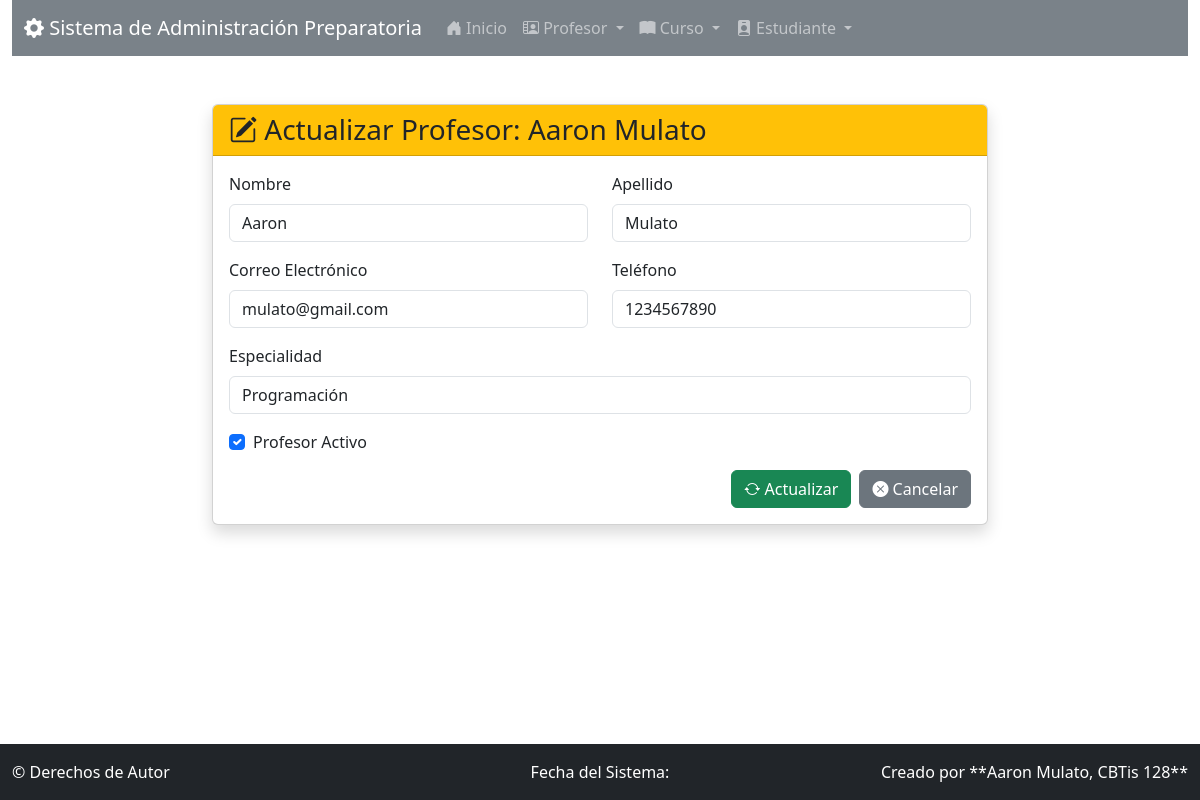
The page /profesor/actualizar/1/ on the database its author committed.
### app_Preparatoria/models.py (models this page shows, shortened)
class Profesor(models.Model):
    nombre_profesor = models.CharField(max_length=50, unique=True)
    apellido_profesor = models.CharField(max_length=50, unique=True)
    correo_profesor = models.EmailField(max_length=100)
    telefono = models.CharField(max_length=15)
    especialidad = models.CharField(max_length=50, default="")
    fecha_contratacion = models.DateField(auto_now_add=True)
    activo = models.BooleanField(default=True)

### app_Preparatoria/views.py (the view)
# urls.py: path('profesor/actualizar/<int:profesor_id>/', views.actualizar_profesor, name='actualizar_profesor'),
def actualizar_profesor(request, profesor_id):
    profesor = get_object_or_404(Profesor, pk=profesor_id)
    context = {'profesor': profesor}
    return render(request, 'profesor/actualizar_profesor.html', context)

### app_Preparatoria/templates/profesor/actualizar_profesor.html (shortened to what this page needs)
{% extends 'base.html' %}
{% block content %}
<div class="row justify-content-center">
    <div class="col-md-8">
        <div class="card shadow">
            <div class="card-header bg-warning text-dark">
                <h3 class="mb-0"><i class="bi bi-pencil-square"></i> Actualizar Profesor: {{ profesor.nombre_profesor }} {{ profesor.apellido_profesor }}</h3>
            </div>
            <div class="card-body">
                <form method="POST" action="{% url 'realizar_actualizacion_profesor' profesor.id %}">
                    <div class="row mb-3">
                        <div class="col-md-6">
                            <label for="nombre_profesor" class="form-label">Nombre</label>
                            <input type="text" class="form-control" id="nombre_profesor" name="nombre_profesor" value="{{ profesor.nombre_profesor }}" required>
                        </div>
                        <div class="col-md-6">
                            <label for="apellido_profesor" class="form-label">Apellido</label>
                            <input type="text" class="form-control" id="apellido_profesor" name="apellido_profesor" value="{{ profesor.apellido_profesor }}" required>
                        </div>
                    </div>
                    <div class="row mb-3">
                        <div class="col-md-6">
                            <label for="correo_profesor" class="form-label">Correo Electrónico</label>
                            <input type="email" class="form-control" id="correo_profesor" name="correo_profesor" value="{{ profesor.correo_profesor }}" required>
                        </div>
                        <div class="col-md-6">
                            <label for="telefono" class="form-label">Teléfono</label>
                            <input type="text" class="form-control" id="telefono" name="telefono" value="{{ profesor.telefono }}">
                        </div>
                    </div>
                    <div class="mb-3">
                        <label for="especialidad" class="form-label">Especialidad</label>
                        <input type="text" class="form-control" id="especialidad" name="especialidad" value="{{ profesor.especialidad }}">
                    </div>
                    <div class="mb-3 form-check">
                        <input type="checkbox" class="form-check-input" id="activo" name="activo" {% if profesor.activo %}checked{% endif %}>
                        <label class="form-check-label" for="activo">Profesor Activo</label>
                    </div>
                    <div class="d-grid gap-2 d-md-flex justify-content-md-end">
                        <button type="submit" class="btn btn-success"><i class="bi bi-arrow-repeat"></i> Actualizar</button>
                        <a href="{% url 'ver_profesor' %}" class="btn btn-secondary"><i class="bi bi-x-circle-fill"></i> Cancelar</a>
                    </div>
                </form>
            </div>
        </div>
    </div>
</div>
{% endblock %}

### app_Preparatoria/templates/base.html (style rules this page uses)
:root { --bs-primary: #6c757d; --bs-secondary: #e9ecef; --bs-success: #20c997; --bs-info: #6610f2; }
body { padding-bottom: 60px; }

### rows shown on the page
Profesor: nombre_profesor "Aaron", apellido_profesor "Mulato", correo_profesor "mulato@gmail.com", telefono "1234567890", especialidad "Programación", activo "☑"
